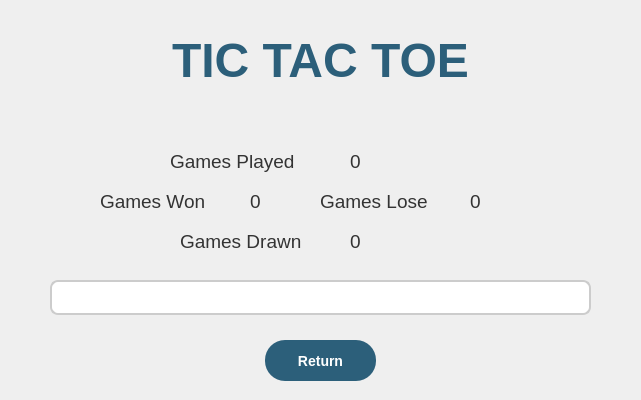
<?xml version="1.0" encoding="UTF-8"?>
<ui version="4.0">
 <class>Playerhistory</class>
 <widget class="QDialog" name="Playerhistory">
  <property name="geometry">
   <rect>
    <x>0</x>
    <y>0</y>
    <width>641</width>
    <height>400</height>
   </rect>
  </property>
  <property name="windowTitle">
   <string>Dialog</string>
  </property>
  <property name="styleSheet">
   <string notr="true"/>
  </property>
  <widget class="QComboBox" name="gameComboBox">
   <property name="geometry">
    <rect>
     <x>50</x>
     <y>280</y>
     <width>541</width>
     <height>35</height>
    </rect>
   </property>
   <property name="font">
    <font>
     <family>Arial</family>
     <pointsize>-1</pointsize>
     <bold>false</bold>
    </font>
   </property>
   <property name="styleSheet">
    <string notr="true">QComboBox {
    background-color: white;
    border: 2px solid #cccccc;
    border-radius: 8px;
    padding: 8px;
    font-size: 12px;
    color: #333333;
}

QComboBox::drop-down {
    border: none;
    width: 30px;
}

QComboBox::down-arrow {
    image: none;
    border-left: 5px solid transparent;
    border-right: 5px solid transparent;
    border-top: 8px solid #666666;
    margin-right: 10px;
}</string>
   </property>
  </widget>
  <widget class="QPushButton" name="return_2">
   <property name="geometry">
    <rect>
     <x>265</x>
     <y>340</y>
     <width>111</width>
     <height>41</height>
    </rect>
   </property>
   <property name="sizePolicy">
    <sizepolicy hsizetype="Preferred" vsizetype="Preferred">
     <horstretch>0</horstretch>
     <verstretch>0</verstretch>
    </sizepolicy>
   </property>
   <property name="font">
    <font>
     <family>Arial</family>
     <pointsize>-1</pointsize>
     <bold>true</bold>
    </font>
   </property>
   <property name="styleSheet">
    <string notr="true">QPushButton
{
        background-color: #2c5f7a;
        color: white;
        border-style: solid;
        border-radius: 20px;
        border: none;
        font-weight: bold;
        padding: 10px 20px;
        font-size: 14px;
}

QPushButton::hover
{
        background-color: #1e4a5f;
        color: white;
}

QPushButton::pressed
{
        background-color: #0f3a4f;
        color: white;
}</string>
   </property>
   <property name="text">
    <string>Return</string>
   </property>
  </widget>
  <widget class="QLabel" name="titleLabel">
   <property name="geometry">
    <rect>
     <x>50</x>
     <y>30</y>
     <width>541</width>
     <height>60</height>
    </rect>
   </property>
   <property name="font">
    <font>
     <family>Arial</family>
     <pointsize>36</pointsize>
     <bold>true</bold>
    </font>
   </property>
   <property name="styleSheet">
    <string notr="true">QLabel {
    color: #2c5f7a;
    background-color: transparent;
}</string>
   </property>
   <property name="text">
    <string>TIC TAC TOE</string>
   </property>
   <property name="alignment">
    <set>Qt::AlignmentFlag::AlignCenter</set>
   </property>
  </widget>
  <widget class="QLabel" name="name">
   <property name="geometry">
    <rect>
     <x>50</x>
     <y>100</y>
     <width>541</width>
     <height>30</height>
    </rect>
   </property>
   <property name="font">
    <font>
     <family>Arial</family>
     <pointsize>18</pointsize>
     <bold>false</bold>
    </font>
   </property>
   <property name="styleSheet">
    <string notr="true">QLabel {
    color: #333333;
    background-color: transparent;
}</string>
   </property>
   <property name="text">
    <string/>
   </property>
   <property name="alignment">
    <set>Qt::AlignmentFlag::AlignCenter</set>
   </property>
  </widget>
  <widget class="QLabel" name="gamesPlayedLabel">
   <property name="geometry">
    <rect>
     <x>170</x>
     <y>150</y>
     <width>150</width>
     <height>25</height>
    </rect>
   </property>
   <property name="font">
    <font>
     <family>Arial</family>
     <pointsize>14</pointsize>
     <bold>false</bold>
    </font>
   </property>
   <property name="styleSheet">
    <string notr="true">QLabel {
    color: #333333;
    background-color: transparent;
}</string>
   </property>
   <property name="text">
    <string>Games Played</string>
   </property>
   <property name="alignment">
    <set>Qt::AlignmentFlag::AlignLeading</set>
   </property>
  </widget>
  <widget class="QLabel" name="gameplayedd">
   <property name="geometry">
    <rect>
     <x>350</x>
     <y>150</y>
     <width>50</width>
     <height>25</height>
    </rect>
   </property>
   <property name="font">
    <font>
     <family>Arial</family>
     <pointsize>14</pointsize>
     <bold>false</bold>
    </font>
   </property>
   <property name="styleSheet">
    <string notr="true">QLabel {
    color: #333333;
    background-color: transparent;
}</string>
   </property>
   <property name="text">
    <string>0</string>
   </property>
   <property name="alignment">
    <set>Qt::AlignmentFlag::AlignLeading</set>
   </property>
  </widget>
  <widget class="QLabel" name="gamesWonLabel">
   <property name="geometry">
    <rect>
     <x>100</x>
     <y>190</y>
     <width>141</width>
     <height>25</height>
    </rect>
   </property>
   <property name="font">
    <font>
     <family>Arial</family>
     <pointsize>14</pointsize>
     <bold>false</bold>
    </font>
   </property>
   <property name="styleSheet">
    <string notr="true">QLabel {
    color: #333333;
    background-color: transparent;
}</string>
   </property>
   <property name="text">
    <string>Games Won</string>
   </property>
   <property name="alignment">
    <set>Qt::AlignmentFlag::AlignLeading</set>
   </property>
  </widget>
  <widget class="QLabel" name="winsLabel">
   <property name="geometry">
    <rect>
     <x>250</x>
     <y>190</y>
     <width>30</width>
     <height>25</height>
    </rect>
   </property>
   <property name="font">
    <font>
     <family>Arial</family>
     <pointsize>14</pointsize>
     <bold>false</bold>
    </font>
   </property>
   <property name="styleSheet">
    <string notr="true">QLabel {
    color: #333333;
    background-color: transparent;
}</string>
   </property>
   <property name="text">
    <string>0</string>
   </property>
   <property name="alignment">
    <set>Qt::AlignmentFlag::AlignLeading</set>
   </property>
  </widget>
  <widget class="QLabel" name="gamesLoseLabel">
   <property name="geometry">
    <rect>
     <x>320</x>
     <y>190</y>
     <width>151</width>
     <height>25</height>
    </rect>
   </property>
   <property name="font">
    <font>
     <family>Arial</family>
     <pointsize>14</pointsize>
     <bold>false</bold>
    </font>
   </property>
   <property name="styleSheet">
    <string notr="true">QLabel {
    color: #333333;
    background-color: transparent;
}</string>
   </property>
   <property name="text">
    <string>Games Lose</string>
   </property>
   <property name="alignment">
    <set>Qt::AlignmentFlag::AlignLeading</set>
   </property>
  </widget>
  <widget class="QLabel" name="lossesLabel">
   <property name="geometry">
    <rect>
     <x>470</x>
     <y>190</y>
     <width>30</width>
     <height>31</height>
    </rect>
   </property>
   <property name="font">
    <font>
     <family>Arial</family>
     <pointsize>14</pointsize>
     <bold>false</bold>
    </font>
   </property>
   <property name="styleSheet">
    <string notr="true">QLabel {
    color: #333333;
    background-color: transparent;
}</string>
   </property>
   <property name="text">
    <string>0</string>
   </property>
   <property name="alignment">
    <set>Qt::AlignmentFlag::AlignLeading</set>
   </property>
  </widget>
  <widget class="QLabel" name="gamesDrawnLabel">
   <property name="geometry">
    <rect>
     <x>180</x>
     <y>230</y>
     <width>171</width>
     <height>25</height>
    </rect>
   </property>
   <property name="font">
    <font>
     <family>Arial</family>
     <pointsize>14</pointsize>
     <bold>false</bold>
    </font>
   </property>
   <property name="styleSheet">
    <string notr="true">QLabel {
    color: #333333;
    background-color: transparent;
}</string>
   </property>
   <property name="text">
    <string>Games Drawn</string>
   </property>
   <property name="alignment">
    <set>Qt::AlignmentFlag::AlignLeading</set>
   </property>
  </widget>
  <widget class="QLabel" name="drawsLabel">
   <property name="geometry">
    <rect>
     <x>350</x>
     <y>230</y>
     <width>30</width>
     <height>25</height>
    </rect>
   </property>
   <property name="font">
    <font>
     <family>Arial</family>
     <pointsize>14</pointsize>
     <bold>false</bold>
    </font>
   </property>
   <property name="styleSheet">
    <string notr="true">QLabel {
    color: #333333;
    background-color: transparent;
}</string>
   </property>
   <property name="text">
    <string>0</string>
   </property>
   <property name="alignment">
    <set>Qt::AlignmentFlag::AlignLeading</set>
   </property>
  </widget>
 </widget>
 <resources/>
 <connections/>
</ui>
